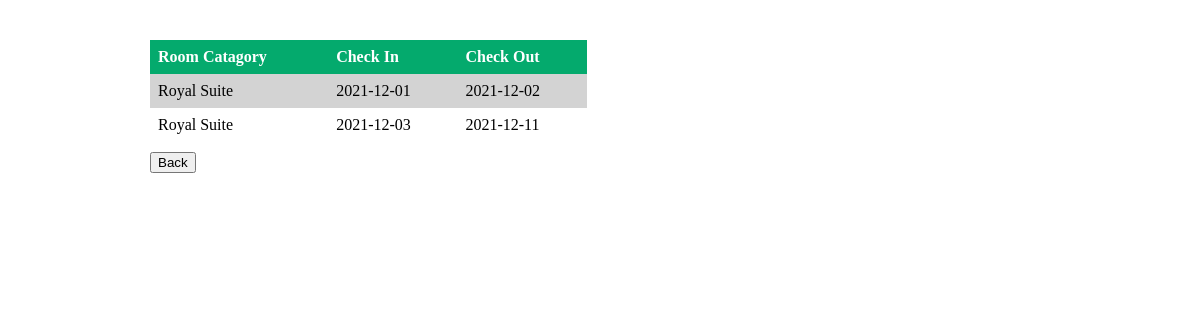
/History.php (signed in), run on the app's committed database.
### tables this page shows
CREATE TABLE `bookroom` (
  `UserID` varchar(45) DEFAULT NULL,
  `RoomID` char(7) DEFAULT NULL,
  `CheckIN` date DEFAULT NULL,
  `CheckOUT` date DEFAULT NULL,
  `No_of_days` int(11) NOT NULL,
  `Person` int(11) DEFAULT NULL
);

CREATE TABLE `roomdes` (
  `RoomID` char(7) DEFAULT NULL,
  `Description` varchar(35) DEFAULT NULL,
  `Air_Condition` enum('Yes','no') DEFAULT NULL,
  `Number_of_Bed` int(11) DEFAULT NULL,
  `Max_People` int(11) DEFAULT NULL,
  `Price` int(11) DEFAULT NULL
);

### History.php (the view, shortened to what this page needs)
<?php
$serverName= "localhost";
$username= "root";
$password= "";
$dbName= "projectn";
try{
    $conn= new PDO("mysql:host=$serverName;dbname=$dbName", $username, $password);
    $conn-> setAttribute(PDO::ATTR_ERRMODE, PDO::ERRMODE_EXCEPTION);
}catch(PDOExpection $exc){
    echo "Connection Failed" .$exc->getmessage();
    exit();
}
$name=$_SESSION['$userID'];
$sql2= "SELECT *
FROM register inner join bookroom inner join roomdes
on register.UserID=bookroom.UserID and roomdes.RoomID= bookroom.RoomID
and bookroom.UserID='$name'
order by bookroom.checkin";
$res1= $conn->query($sql2);
echo '<table>
    <tr>
        <th>Room Catagory</th>
        <th>Check In</th>
        <th>Check Out</th>
    </tr>';
    if ($res1->rowCount()> 0) {
        while($row = $res1->fetch(PDO::FETCH_OBJ)) {
            $description=$row->Description;
            $checkin=$row->CheckIN;
            $checkout=$row->CheckOUT;
            echo '<tr>
                <td>'.$description.'</td>
                <td> '. $checkin.' </td>
                <td> '.$checkout.'</td>
            </tr>';
        }
    }
echo '</table>';
?>
<!DOCTYPE html>
<html lang="en">
<head>
</head>
<body>
    <form action="" method="POST">
    <input type="submit" name="back" value="Back">
    </form>
</body>
</html>

### History.php (style rules this page uses)
* { margin-top: 20px; margin-left: 50px; }
table { border-collapse: collapse; width: 40%; }
th,td { text-align: left; padding:8px; }
tr:nth-child(even) { background: lightgrey; }
th { background-color: #04AA6D; color: white; }
input { margin-top: -10px; margin-left: 0px; }

### data on the page
bookroom: RoomID.Description "Royal Suite", CheckIN "2021-12-01", CheckOUT "2021-12-02"
bookroom: RoomID.Description "Royal Suite", CheckIN "2021-12-03", CheckOUT "2021-12-11"
